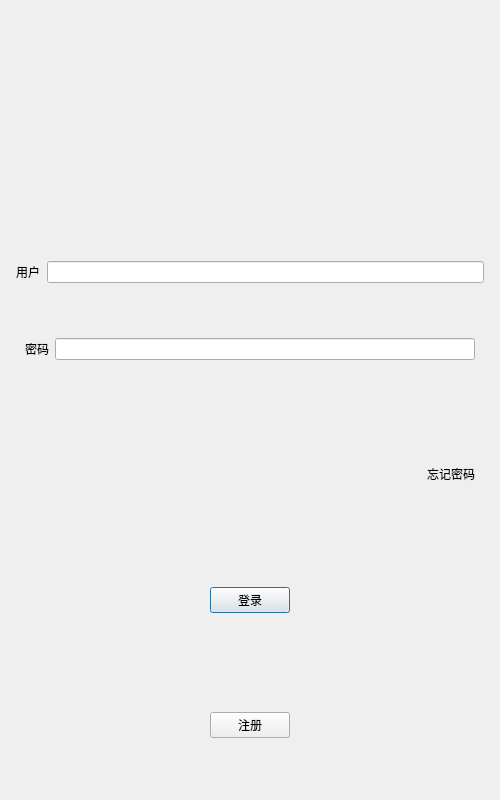
<?xml version="1.0" encoding="UTF-8"?>
<ui version="4.0">
 <class>LoginDialog</class>
 <widget class="QDialog" name="LoginDialog">
  <property name="geometry">
   <rect>
    <x>0</x>
    <y>0</y>
    <width>500</width>
    <height>800</height>
   </rect>
  </property>
  <property name="minimumSize">
   <size>
    <width>500</width>
    <height>800</height>
   </size>
  </property>
  <property name="maximumSize">
   <size>
    <width>500</width>
    <height>800</height>
   </size>
  </property>
  <property name="windowTitle">
   <string>Dialog</string>
  </property>
  <layout class="QVBoxLayout" name="verticalLayout_2">
   <item>
    <layout class="QVBoxLayout" name="verticalLayout">
     <property name="spacing">
      <number>7</number>
     </property>
     <property name="leftMargin">
      <number>5</number>
     </property>
     <property name="topMargin">
      <number>5</number>
     </property>
     <property name="rightMargin">
      <number>5</number>
     </property>
     <property name="bottomMargin">
      <number>5</number>
     </property>
     <item>
      <widget class="QWidget" name="widget" native="true">
       <layout class="QGridLayout" name="gridLayout">
        <item row="1" column="0">
         <widget class="QLabel" name="head_label">
          <property name="minimumSize">
           <size>
            <width>200</width>
            <height>200</height>
           </size>
          </property>
          <property name="maximumSize">
           <size>
            <width>200</width>
            <height>200</height>
           </size>
          </property>
          <property name="text">
           <string/>
          </property>
          <property name="alignment">
           <set>Qt::AlignCenter</set>
          </property>
         </widget>
        </item>
        <item row="0" column="0">
         <widget class="QLabel" name="err_tip">
          <property name="text">
           <string/>
          </property>
          <property name="alignment">
           <set>Qt::AlignCenter</set>
          </property>
         </widget>
        </item>
       </layout>
      </widget>
     </item>
     <item>
      <layout class="QHBoxLayout" name="horizontalLayout">
       <item>
        <widget class="QLabel" name="label">
         <property name="text">
          <string>用户</string>
         </property>
        </widget>
       </item>
       <item>
        <widget class="QLineEdit" name="emailEdit"/>
       </item>
      </layout>
     </item>
     <item>
      <widget class="QWidget" name="widget_2" native="true">
       <layout class="QHBoxLayout" name="horizontalLayout_2">
        <item>
         <widget class="QLabel" name="label_3">
          <property name="text">
           <string>密码</string>
          </property>
         </widget>
        </item>
        <item>
         <widget class="QLineEdit" name="passEdit"/>
        </item>
       </layout>
      </widget>
     </item>
     <item>
      <widget class="QWidget" name="widget_3" native="true">
       <layout class="QHBoxLayout" name="horizontalLayout_3">
        <item>
         <spacer name="horizontalSpacer">
          <property name="orientation">
           <enum>Qt::Horizontal</enum>
          </property>
          <property name="sizeHint" stdset="0">
           <size>
            <width>790</width>
            <height>20</height>
           </size>
          </property>
         </spacer>
        </item>
        <item>
         <widget class="ClickedLabel" name="forget_label">
          <property name="minimumSize">
           <size>
            <width>0</width>
            <height>20</height>
           </size>
          </property>
          <property name="maximumSize">
           <size>
            <width>16777215</width>
            <height>20</height>
           </size>
          </property>
          <property name="text">
           <string>忘记密码</string>
          </property>
         </widget>
        </item>
       </layout>
      </widget>
     </item>
     <item>
      <widget class="QWidget" name="widget_4" native="true">
       <layout class="QHBoxLayout" name="horizontalLayout_4">
        <item>
         <spacer name="horizontalSpacer_2">
          <property name="orientation">
           <enum>Qt::Horizontal</enum>
          </property>
          <property name="sizeHint" stdset="0">
           <size>
            <width>381</width>
            <height>20</height>
           </size>
          </property>
         </spacer>
        </item>
        <item>
         <widget class="QPushButton" name="loginBtn">
          <property name="text">
           <string>登录</string>
          </property>
         </widget>
        </item>
        <item>
         <spacer name="horizontalSpacer_3">
          <property name="orientation">
           <enum>Qt::Horizontal</enum>
          </property>
          <property name="sizeHint" stdset="0">
           <size>
            <width>380</width>
            <height>20</height>
           </size>
          </property>
         </spacer>
        </item>
       </layout>
      </widget>
     </item>
     <item>
      <widget class="QWidget" name="widget_5" native="true">
       <layout class="QHBoxLayout" name="horizontalLayout_5">
        <item>
         <spacer name="horizontalSpacer_4">
          <property name="orientation">
           <enum>Qt::Horizontal</enum>
          </property>
          <property name="sizeHint" stdset="0">
           <size>
            <width>381</width>
            <height>20</height>
           </size>
          </property>
         </spacer>
        </item>
        <item>
         <widget class="QPushButton" name="pushButton_2">
          <property name="text">
           <string>注册</string>
          </property>
         </widget>
        </item>
        <item>
         <spacer name="horizontalSpacer_5">
          <property name="orientation">
           <enum>Qt::Horizontal</enum>
          </property>
          <property name="sizeHint" stdset="0">
           <size>
            <width>380</width>
            <height>20</height>
           </size>
          </property>
         </spacer>
        </item>
       </layout>
      </widget>
     </item>
    </layout>
   </item>
  </layout>
 </widget>
 <customwidgets>
  <customwidget>
   <class>ClickedLabel</class>
   <extends>QLabel</extends>
   <header>clickedlabel.h</header>
  </customwidget>
 </customwidgets>
 <resources/>
 <connections/>
</ui>
